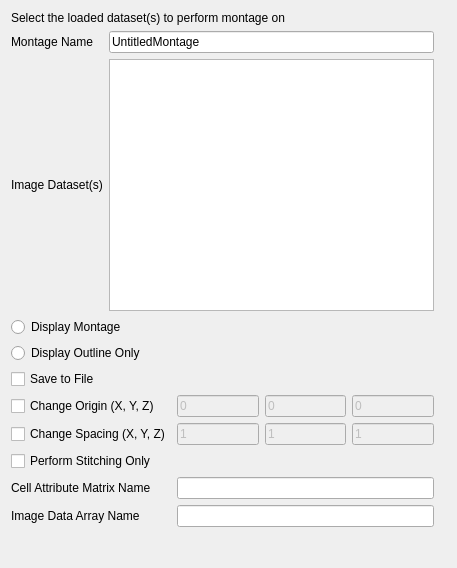
<?xml version="1.0" encoding="UTF-8"?>
<ui version="4.0">
 <class>DisplayTypeSelectionPage</class>
 <widget class="QWizardPage" name="DisplayTypeSelectionPage">
  <property name="geometry">
   <rect>
    <x>0</x>
    <y>0</y>
    <width>457</width>
    <height>568</height>
   </rect>
  </property>
  <property name="windowTitle">
   <string>WizardPage</string>
  </property>
  <layout class="QGridLayout" name="gridLayout" columnstretch="0,0,0">
   <property name="sizeConstraint">
    <enum>QLayout::SetDefaultConstraint</enum>
   </property>
   <item row="8" column="0" colspan="3">
    <spacer name="verticalSpacer">
     <property name="orientation">
      <enum>Qt::Vertical</enum>
     </property>
     <property name="sizeType">
      <enum>QSizePolicy::Preferred</enum>
     </property>
     <property name="sizeHint" stdset="0">
      <size>
       <width>20</width>
       <height>30</height>
      </size>
     </property>
    </spacer>
   </item>
   <item row="0" column="0">
    <widget class="QLabel" name="label_2">
     <property name="text">
      <string>Select the loaded dataset(s) to perform montage on</string>
     </property>
    </widget>
   </item>
   <item row="2" column="0">
    <widget class="QRadioButton" name="displayMontageRB">
     <property name="text">
      <string>Display Montage</string>
     </property>
    </widget>
   </item>
   <item row="1" column="0">
    <layout class="QGridLayout" name="gridLayout_2">
     <item row="1" column="0">
      <widget class="QLabel" name="label_3">
       <property name="text">
        <string>Image Dataset(s)</string>
       </property>
      </widget>
     </item>
     <item row="0" column="0">
      <widget class="QLabel" name="label">
       <property name="text">
        <string>Montage Name</string>
       </property>
      </widget>
     </item>
     <item row="0" column="1">
      <widget class="QLineEdit" name="montageNameLE">
       <property name="text">
        <string>UntitledMontage</string>
       </property>
      </widget>
     </item>
     <item row="1" column="1">
      <widget class="DatasetListWidget" name="datasetsListWidget"/>
     </item>
    </layout>
   </item>
   <item row="5" column="0">
    <layout class="QGridLayout" name="advancedGridLayout">
     <item row="3" column="1" colspan="3">
      <widget class="QLineEdit" name="cellAttrMatrixNameLE">
       <property name="text">
        <string/>
       </property>
      </widget>
     </item>
     <item row="1" column="1">
      <widget class="QLineEdit" name="spacingX">
       <property name="enabled">
        <bool>false</bool>
       </property>
       <property name="text">
        <string>1</string>
       </property>
      </widget>
     </item>
     <item row="0" column="1">
      <widget class="QLineEdit" name="originX">
       <property name="enabled">
        <bool>false</bool>
       </property>
       <property name="text">
        <string>0</string>
       </property>
      </widget>
     </item>
     <item row="0" column="3">
      <widget class="QLineEdit" name="originZ">
       <property name="enabled">
        <bool>false</bool>
       </property>
       <property name="text">
        <string>0</string>
       </property>
      </widget>
     </item>
     <item row="1" column="3">
      <widget class="QLineEdit" name="spacingZ">
       <property name="enabled">
        <bool>false</bool>
       </property>
       <property name="text">
        <string>1</string>
       </property>
      </widget>
     </item>
     <item row="1" column="0">
      <widget class="QCheckBox" name="changeSpacingCB">
       <property name="text">
        <string>Change Spacing (X, Y, Z)</string>
       </property>
      </widget>
     </item>
     <item row="0" column="2">
      <widget class="QLineEdit" name="originY">
       <property name="enabled">
        <bool>false</bool>
       </property>
       <property name="text">
        <string>0</string>
       </property>
      </widget>
     </item>
     <item row="0" column="0">
      <widget class="QCheckBox" name="changeOriginCB">
       <property name="text">
        <string>Change Origin (X, Y, Z)</string>
       </property>
      </widget>
     </item>
     <item row="2" column="0">
      <widget class="QCheckBox" name="stitchingOnlyCB">
       <property name="text">
        <string>Perform Stitching Only</string>
       </property>
      </widget>
     </item>
     <item row="1" column="2">
      <widget class="QLineEdit" name="spacingY">
       <property name="enabled">
        <bool>false</bool>
       </property>
       <property name="text">
        <string>1</string>
       </property>
      </widget>
     </item>
     <item row="4" column="1" colspan="3">
      <widget class="QLineEdit" name="imageArrayNameLE"/>
     </item>
     <item row="3" column="0">
      <widget class="QLabel" name="label_4">
       <property name="text">
        <string>Cell Attribute Matrix Name</string>
       </property>
      </widget>
     </item>
     <item row="4" column="0">
      <widget class="QLabel" name="label_5">
       <property name="text">
        <string>Image Data Array Name</string>
       </property>
      </widget>
     </item>
    </layout>
   </item>
   <item row="3" column="0">
    <widget class="QRadioButton" name="outlineOnlyRB">
     <property name="text">
      <string>Display Outline Only</string>
     </property>
    </widget>
   </item>
   <item row="4" column="0">
    <widget class="QCheckBox" name="saveToFileCB">
     <property name="text">
      <string>Save to File</string>
     </property>
    </widget>
   </item>
  </layout>
 </widget>
 <customwidgets>
  <customwidget>
   <class>DatasetListWidget</class>
   <extends>QListWidget</extends>
   <header>DatasetListWidget.h</header>
  </customwidget>
 </customwidgets>
 <resources/>
 <connections/>
</ui>
